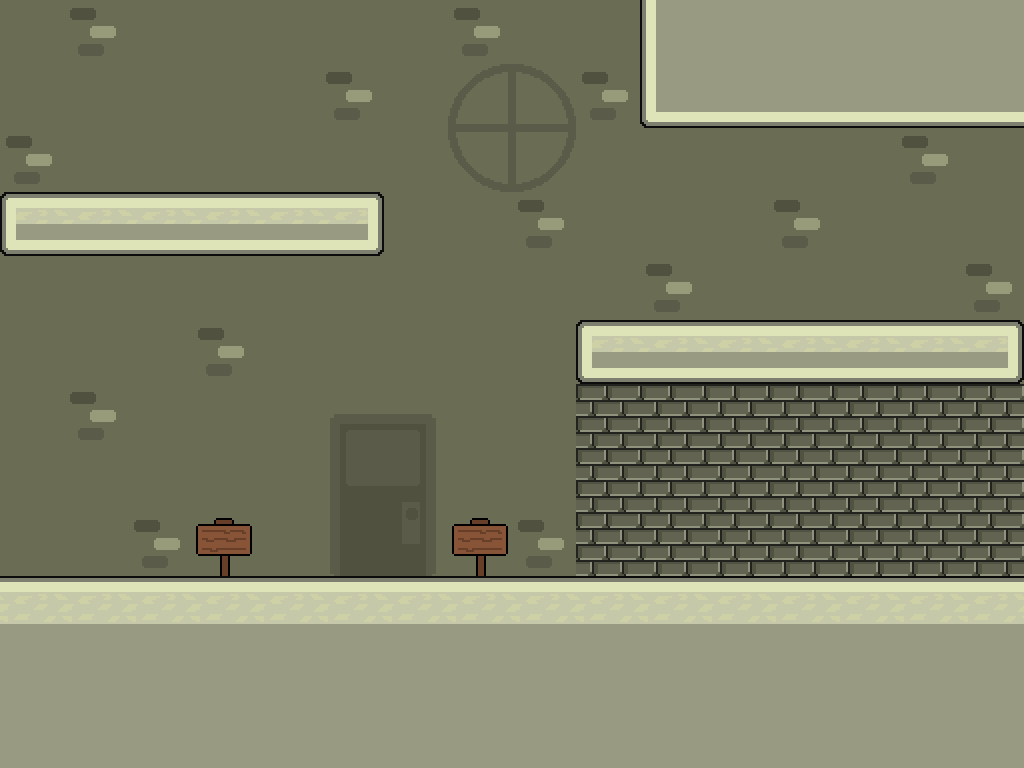

This game map was drawn from its Tiled (.tmx) file and the tilesets committed beside it. A one-line description and the full map source follow:
An orthogonal 16x12 tile map with 64x64 px tiles, 4 tile layers (BG, Secondary BG, Tertiary BG, Tiles), 3 tilesets and 27 objects (8x Floor, 6x Coin, 4x Camera, 2x Sign, 2x Door, ...).

<map version="1.2" tiledversion="1.2.0" orientation="orthogonal" renderorder="right-down" width="16" height="12" tilewidth="64" tileheight="64" infinite="0" nextlayerid="11" nextobjectid="52">
 <tileset firstgid="1" source="L1 Acc.tsx" />
 <tileset firstgid="17" source="First level tiles.tsx" />
 <tileset firstgid="33" source="signpost tile.tsx" />
 <layer id="3" name="BG" width="16" height="12">
  <data encoding="csv">
2,2,2,2,2,2,2,2,2,2,2,2,2,2,2,2,
2,2,2,2,2,2,2,2,2,2,2,2,2,2,2,2,
2,2,2,2,2,2,2,2,2,2,2,2,2,2,2,2,
2,2,2,2,2,2,2,2,2,2,2,2,2,2,2,2,
2,2,2,2,2,2,2,2,2,2,2,2,2,2,2,2,
2,2,2,2,2,2,2,2,2,2,2,2,2,2,2,2,
2,2,2,2,2,2,2,2,2,2,2,2,2,2,2,2,
2,2,2,2,2,2,2,2,2,2,2,2,2,2,2,2,
2,2,2,2,2,2,2,2,2,2,2,2,2,2,2,2,
2,2,2,2,2,2,2,2,2,2,2,2,2,2,2,2,
2,2,2,2,2,2,2,2,2,2,2,2,2,2,2,2,
2,2,2,2,2,2,2,2,2,2,2,2,2,2,2,2
</data>
 </layer>
 <layer id="4" name="Secondary BG" width="16" height="12">
  <data encoding="csv">
0,1,0,0,0,0,0,1,0,0,0,0,0,0,0,1,
0,0,0,0,0,1,0,11,12,1,0,1,0,0,0,0,
1,0,0,0,0,0,0,15,16,0,0,0,0,0,1,0,
0,0,0,0,0,0,0,0,1,0,0,0,1,0,0,0,
0,0,0,0,0,0,0,0,0,0,1,0,0,0,0,1,
0,0,0,1,0,0,0,0,0,0,0,0,0,0,0,0,
0,1,0,0,0,5,6,0,0,7,7,7,7,7,7,7,
0,0,0,0,0,9,10,0,0,7,7,7,7,7,7,7,
0,0,1,0,0,13,14,0,1,7,7,7,7,7,7,7,
0,0,0,0,0,0,0,0,0,0,0,0,0,0,0,0,
0,0,0,0,0,0,0,0,0,0,0,0,0,0,0,0,
0,0,0,0,0,0,0,0,0,0,0,0,0,0,0,0
</data>
 </layer>
 <layer id="5" name="Tertiary BG" width="16" height="12">
  <data encoding="csv">
0,0,0,0,0,0,0,0,0,0,0,0,0,0,0,0,
0,0,0,0,0,0,0,0,0,0,0,0,0,0,0,0,
0,0,0,0,0,0,0,0,0,0,0,0,0,0,0,0,
0,0,0,0,0,0,0,0,0,0,0,0,0,0,0,0,
0,0,0,0,0,0,0,0,0,0,0,0,0,0,0,0,
0,0,0,0,0,0,0,0,0,0,0,0,0,0,0,0,
0,0,0,0,0,0,0,0,0,0,0,0,0,0,0,0,
0,0,0,0,0,0,0,0,0,0,0,0,0,0,0,0,
0,0,0,33,0,0,0,33,0,0,0,0,0,0,0,0,
0,0,0,0,0,0,0,0,0,0,0,0,0,0,0,0,
0,0,0,0,0,0,0,0,0,0,0,0,0,0,0,0,
0,0,0,0,0,0,0,0,0,0,0,0,0,0,0,0
</data>
 </layer>
 <layer id="8" name="Tiles" width="16" height="12">
  <data encoding="csv">
0,0,0,0,0,0,0,0,0,0,21,22,22,22,22,22,
0,0,0,0,0,0,0,0,0,0,25,26,26,26,26,26,
0,0,0,0,0,0,0,0,0,0,0,0,0,0,0,0,
29,30,30,30,30,31,0,0,0,0,0,0,0,0,0,0,
0,0,0,0,0,0,0,0,0,0,0,0,0,0,0,0,
0,0,0,0,0,0,0,0,0,29,30,30,30,30,30,31,
0,0,0,0,0,0,0,0,0,0,0,0,0,0,0,0,
0,0,0,0,0,0,0,0,0,0,0,0,0,0,0,0,
0,0,0,0,0,0,0,0,0,0,0,0,0,0,0,0,
18,18,18,18,18,18,18,18,18,18,18,18,18,18,18,18,
22,22,22,22,22,22,22,22,22,22,22,22,22,22,22,22,
22,22,22,22,22,22,22,22,22,22,22,22,22,22,22,22
</data>
 </layer>
 <objectgroup id="9" name="Stuff">
  <object id="12" name="Sign" x="192" y="512" width="64" height="64">
   <properties>
    <property name="text" value="that police officer has a gun! to draw    your gun press f, then x to shoot him" />
   </properties>
  </object>
  <object id="19" name="Key" x="128" y="64" width="64" height="64">
   <properties>
    <property name="needed" value="-10" />
    <property name="number" value="0" />
    <property name="showing" value="1" />
   </properties>
  </object>
  <object id="22" name="Door" x="1009" y="432" width="15" height="144">
   <properties>
    <property name="direction" value="right" />
    <property name="open" value="0" />
    <property name="openKeys" value="2" />
    <property name="openTo" value="5" />
   </properties>
  </object>
  <object id="33" name="Floor" x="0" y="-64" width="1024" height="64" />
  <object id="34" name="Floor" x="-64" y="0" width="64" height="768" />
  <object id="35" name="Floor" x="0" y="256" width="15" height="176">
   <properties>
    <property name="door" value="1" />
   </properties>
  </object>
  <object id="36" name="Door" x="0" y="432" width="15" height="144">
   <properties>
    <property name="direction" value="left" />
    <property name="open" value="0" />
    <property name="openKeys" value="4" />
    <property name="openTo" value="3" />
   </properties>
  </object>
  <object id="37" name="Floor" x="1024" y="128" width="64" height="192" />
  <object id="38" name="Player" x="64" y="448" width="64" height="64">
   <properties>
    <property name="direction" value="right" />
   </properties>
  </object>
  <object id="40" name="Player" x="896" y="448" width="64" height="64">
   <properties>
    <property name="direction" value="left" />
   </properties>
  </object>
  <object id="41" name="Enemy" x="704" y="448" width="64" height="64">
   <properties>
    <property name="Etype" value="2" />
    <property name="keyReq" value="0" />
    <property name="mode" value="standard" />
    <property name="number" value="0" />
   </properties>
  </object>
  <object id="42" name="Coin" x="704" y="192" width="64" height="64">
   <properties>
    <property name="number" value="0" />
    <property name="value" value="3" />
   </properties>
  </object>
  <object id="43" name="Coin" x="768" y="192" width="64" height="64">
   <properties>
    <property name="number" value="1" />
    <property name="value" value="3" />
   </properties>
  </object>
  <object id="44" name="Coin" x="832" y="192" width="64" height="64">
   <properties>
    <property name="number" value="2" />
    <property name="value" value="3" />
   </properties>
  </object>
  <object id="45" name="Coin" x="704" y="256" width="64" height="64">
   <properties>
    <property name="number" value="3" />
    <property name="value" value="3" />
   </properties>
  </object>
  <object id="46" name="Coin" x="768" y="256" width="64" height="64">
   <properties>
    <property name="number" value="4" />
    <property name="value" value="3" />
   </properties>
  </object>
  <object id="47" name="Coin" x="832" y="256" width="64" height="64">
   <properties>
    <property name="number" value="5" />
    <property name="value" value="3" />
   </properties>
  </object>
  <object id="51" name="Sign" x="448" y="512" width="64" height="64">
   <properties>
    <property name="text" value="You might also need to collect that key to move to the next room" />
   </properties>
  </object>
 </objectgroup>
 <objectgroup id="10" name="Camera">
  <object id="23" name="Camera" x="0" y="-64" width="1024" height="64">
   <properties>
    <property name="direction" value="1" />
   </properties>
  </object>
  <object id="24" name="Camera" x="1024" y="0" width="64" height="768">
   <properties>
    <property name="direction" value="2" />
   </properties>
  </object>
  <object id="25" name="Camera" x="0" y="768" width="1024" height="64">
   <properties>
    <property name="direction" value="3" />
   </properties>
  </object>
  <object id="26" name="Camera" x="-64" y="0" width="64" height="768">
   <properties>
    <property name="direction" value="4" />
   </properties>
  </object>
  <object id="27" name="Start" x="0" y="0" width="64" height="64">
   <properties>
    <property name="direction" value="none" />
   </properties>
  </object>
  <object id="28" name="Floor" x="0" y="576" width="1024" height="192" />
  <object id="30" name="Floor" x="0" y="192" width="384" height="64" />
  <object id="31" name="Floor" x="640" y="0" width="384" height="128" />
  <object id="32" name="Floor" x="576" y="320" width="448" height="64" />
 </objectgroup>
</map>
